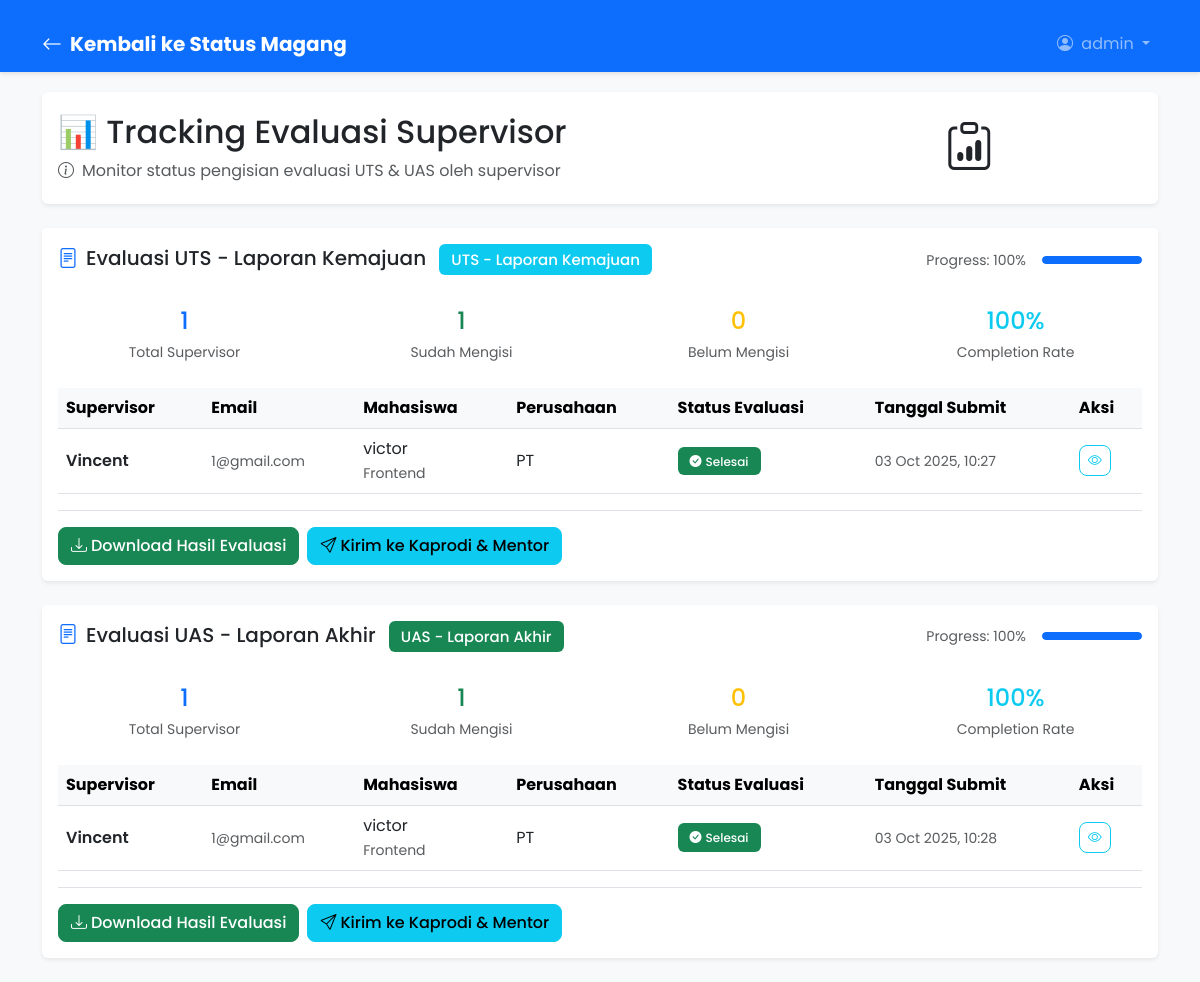
Before: /coops/tracking-evaluasi/ (signed in) with the older database file.
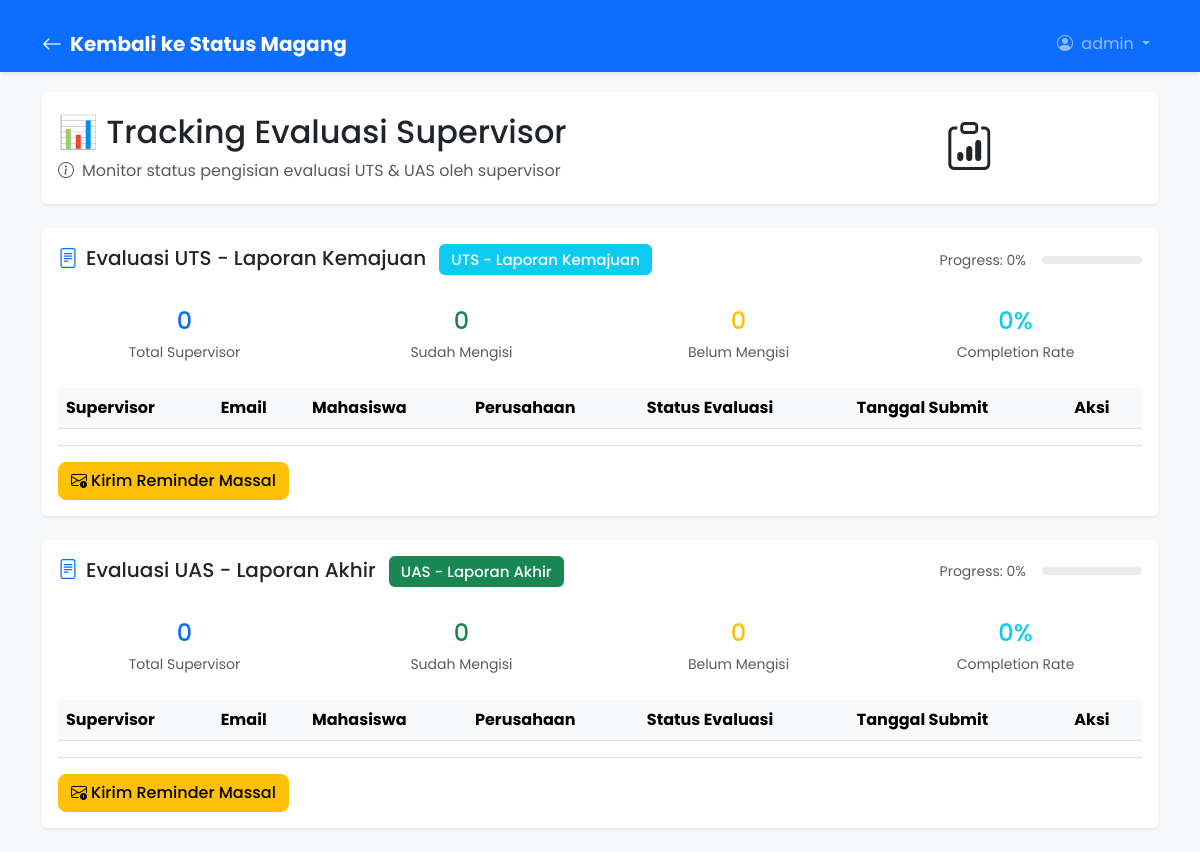
After: the same page with the newer database file.
### accounts/models.py (models this page shows)
class User(AbstractUser):
    ROLE_CHOICES = (
        ('mahasiswa', 'Mahasiswa'),
        ('supervisor', 'Supervisor'),
        ('admin', 'Admin'),
    )
    role = models.CharField(max_length=20, choices=ROLE_CHOICES)
    @property
    def supervisor(self):
        """Get supervisor profile if user is a supervisor"""
        if self.role == 'supervisor':
            from jobs.models import Supervisor
            try:
                return self.supervisor_profile
            except:
                supervisor = Supervisor.objects.create(
                    user=self,
                    nama=self.get_full_name() or self.username,
                    email=self.email
                )
                return supervisor
        return None

### coops/models.py (models this page shows, shortened)
class EvaluasiTemplate(models.Model):
    nama = models.CharField(max_length=200)
    jenis = models.CharField(max_length=20, choices=[
        ('uts', 'UTS - Laporan Kemajuan'),
        ('uas', 'UAS - Laporan Akhir'),
    ])
    pertanyaan = models.JSONField(help_text="Array of questions for the evaluation")
    aktif = models.BooleanField(default=True)
    created_at = models.DateTimeField(auto_now_add=True)

class KonfirmasiMagang(models.Model):
    mahasiswa = models.OneToOneField(User, on_delete=models.CASCADE, limit_choices_to={'role': 'mahasiswa'})
    periode_awal = models.DateField(default=None, null=True, blank=True)
    periode_akhir = models.DateField(default=None, null=True, blank=True)
    posisi = models.CharField(max_length=200)
    nama_perusahaan = models.CharField(max_length=200)
    alamat_perusahaan = models.TextField()
    bidang_usaha = models.CharField(max_length=200)
    nama_supervisor = models.CharField(max_length=200)
    email_supervisor = models.EmailField()
    wa_supervisor = models.CharField(max_length=20, blank=True, null=True)
    surat_penerimaan = models.FileField(upload_to='surat_magang/')
    status = models.CharField(max_length=20, choices=[
        ('pending', 'Pending'),
        ('accepted', 'Accepted'),
        ('rejected', 'Rejected'),
        ('completed', 'Completed'),
    ], default='pending')
    deadline = models.DateField(null=True, blank=True)
    requires_weekly_report = models.BooleanField(default=False)
    last_reminder_sent = models.DateTimeField(null=True, blank=True)

class EvaluasiSupervisor(models.Model):
    konfirmasi = models.ForeignKey(KonfirmasiMagang, on_delete=models.CASCADE)
    template = models.ForeignKey(EvaluasiTemplate, on_delete=models.CASCADE)
    jawaban = models.JSONField(help_text="Answers corresponding to template questions", default=dict, blank=True)
    status = models.CharField(max_length=20, choices=[
        ('pending', 'Belum Diisi'),
        ('completed', 'Sudah Diisi'),
        ('finished', 'Selesai'),
    ], default='pending')
    submitted_at = models.DateTimeField(null=True, blank=True)
    created_at = models.DateTimeField(auto_now_add=True)
    class Meta:
        unique_together = ['konfirmasi', 'template']

### coops/views.py (the view)
# urls.py: path("tracking-evaluasi/", views.tracking_evaluasi, name="tracking_evaluasi"),
@login_required
def tracking_evaluasi(request):
    if request.user.role != "admin":
        messages.error(request, "Akses ditolak. Anda bukan admin.")
        return redirect("/")
    from .models import EvaluasiTemplate, EvaluasiSupervisor
    tracking_data = []
    for template in EvaluasiTemplate.objects.filter(aktif=True):
        accepted_konfirmasi = KonfirmasiMagang.objects.filter(status__in=['accepted', 'completed'])
        evaluations = EvaluasiSupervisor.objects.filter(template=template)
        total_supervisors = accepted_konfirmasi.count()
        completed = evaluations.filter(status__in=['completed', 'finished']).count()
        pending = total_supervisors - completed
        completion_rate = int((completed / total_supervisors) * 100) if total_supervisors > 0 else 0
        supervisor_details = []
        for konfirmasi in accepted_konfirmasi:
            try:
                evaluation = evaluations.get(konfirmasi=konfirmasi)
                status = evaluation.status
                submitted_date = evaluation.submitted_at
            except EvaluasiSupervisor.DoesNotExist:
                status = 'not_created'
                submitted_date = None
            supervisor_details.append({
                'konfirmasi': konfirmasi,
                'status': status,
                'submitted_date': submitted_date
            })
        tracking_data.append({
            'template': template,
            'total_supervisors': total_supervisors,
            'completed': completed,
            'pending': pending,
            'completion_rate': completion_rate,
            'supervisor_details': supervisor_details
        })
    context = {
        'tracking_data': tracking_data
    }
    return render(request, 'coops/tracking_evaluasi.html', context)

### coops/templates/coops/tracking_evaluasi.html (shortened to what this page needs)
{% load static %}
<!DOCTYPE html>
<html lang="en">
  <head>
    <link
      href="https://cdn.jsdelivr.net/npm/bootstrap@5.3.0/dist/css/bootstrap.min.css"
      rel="stylesheet"
    />
    <link rel="stylesheet" href="https://cdn.jsdelivr.net/npm/bootstrap-icons@1.10.0/font/bootstrap-icons.css">
    <link rel="stylesheet" href="{% static 'status.css' %}" />
      <link rel="stylesheet" href="{% static 'navbar-sticky.css' %}" />
  </head>
  <body class="bg-light">
    <nav class="navbar navbar-expand-lg navbar-dark bg-primary">
      <div class="container">
        <a class="navbar-brand fw-bold" href="{% url 'coops:status_magang' %}">
          <i class="bi bi-arrow-left me-2"></i>Kembali ke Status Magang
        </a>
        <div class="navbar-nav ms-auto">
          <div class="nav-item dropdown">
            <a class="nav-link dropdown-toggle" href="#" role="button" data-bs-toggle="dropdown">
              <i class="bi bi-person-circle me-1"></i>
              {% if request.user.is_authenticated %}
                {{ request.user.get_full_name|default:request.user.username }}
              {% endif %}
            </a>
          </div>
        </div>
      </div>
    </nav>
    <div class="container mt-4">
        <div class="row mb-4">
            <div class="col-12">
                <div class="card shadow-sm border-0 bg-gradient">
                    <div class="card-body">
                        <div class="row align-items-center">
                            <div class="col-md-8">
                                <h2 class="mb-2">📊 Tracking Evaluasi Supervisor</h2>
                                <p class="mb-0 opacity-75">
                                    <i class="bi bi-info-circle me-2"></i>Monitor status pengisian evaluasi UTS & UAS oleh supervisor
                                </p>
                            </div>
                            <div class="col-md-4 text-center">
                                <div class="avatar-circle">
                                    <i class="bi bi-clipboard-data" style="font-size: 3rem;"></i>
                                </div>
                            </div>
                        </div>
                    </div>
                </div>
            </div>
        </div>
        {% for data in tracking_data %}
            <div class="row mb-4">
                <div class="col-12">
                    <div class="card shadow-sm border-0">
                        <div class="card-header bg-white border-bottom-0 py-3">
                            <div class="d-flex justify-content-between align-items-center">
                                <h5 class="mb-0">
                                    <i class="bi bi-file-text me-2 text-primary"></i>{{ data.template.nama }}
                                    <span class="badge {% if data.template.jenis == 'uts' %}bg-info{% else %}bg-success{% endif %} ms-2">
                                        {{ data.template.get_jenis_display }}
                                    </span>
                                </h5>
                                <div class="d-flex align-items-center">
                                    <div class="me-3">
                                        <small class="text-muted">Progress: {{ data.completion_rate }}%</small>
                                    </div>
                                    <div class="progress" style="width: 100px; height: 8px;">
                                        <div class="progress-bar bg-primary" data-percent="{{ data.completion_rate }}"></div>
                                    </div>
                                </div>
                            </div>
                        </div>
                        <div class="card-body">
                            <div class="row mb-4">
                                <div class="col-md-3">
                                    <div class="text-center">
                                        <div class="h4 text-primary mb-1">{{ data.total_supervisors }}</div>
                                        <small class="text-muted">Total Supervisor</small>
                                    </div>
                                </div>
                                <div class="col-md-3">
                                    <div class="text-center">
                                        <div class="h4 text-success mb-1">{{ data.completed }}</div>
                                        <small class="text-muted">Sudah Mengisi</small>
                                    </div>
                                </div>
                                <div class="col-md-3">
                                    <div class="text-center">
                                        <div class="h4 text-warning mb-1">{{ data.pending }}</div>
                                        <small class="text-muted">Belum Mengisi</small>
                                    </div>
                                </div>
                                <div class="col-md-3">
                                    <div class="text-center">
                                        <div class="h4 text-info mb-1">{{ data.completion_rate }}%</div>
                                        <small class="text-muted">Completion Rate</small>
                                    </div>
                                </div>
                            </div>
                            <div class="table-responsive">
                                <table class="table table-hover align-middle mb-0">
                                    <thead class="table-light">
                                        <tr>
                                            <th>Supervisor</th>
                                            <th>Email</th>
                                            <th>Mahasiswa</th>
                                            <th>Perusahaan</th>
                                            <th>Status Evaluasi</th>
                                            <th>Tanggal Submit</th>
                                            <th>Aksi</th>
                                        </tr>
                                    </thead>
                                    <tbody>
                                        {% for detail in data.supervisor_details %}
                                            <tr>
                                                <td>
                                                    <div class="fw-semibold">{{ detail.konfirmasi.nama_supervisor }}</div>
                                                </td>
                                                <td>
                                                    <small class="text-muted">{{ detail.konfirmasi.email_supervisor }}</small>
                                                </td>
                                                <td>
                                                    <div>{{ detail.konfirmasi.mahasiswa.get_full_name|default:detail.konfirmasi.mahasiswa.username }}</div>
                                                    <small class="text-muted">{{ detail.konfirmasi.posisi }}</small>
                                                </td>
                                                <td>{{ detail.konfirmasi.nama_perusahaan }}</td>
                                                <td>
                                                    {% if detail.status == 'completed' %}
                                                        <span class="badge bg-success">
                                                            <i class="bi bi-check-circle me-1"></i>Sudah Diisi
                                                        </span>
                                                    {% elif detail.status == 'finished' %}
                                                        <span class="badge bg-success">
                                                            <i class="bi bi-check-circle-fill me-1"></i>Selesai
                                                        </span>
                                                    {% elif detail.status == 'pending' %}
                                                        <span class="badge bg-warning text-dark">
                                                            <i class="bi bi-clock me-1"></i>Pending
                                                        </span>
                                                    {% else %}
                                                        <span class="badge bg-secondary">
                                                            <i class="bi bi-dash-circle me-1"></i>Belum Dibuat
                                                        </span>
                                                    {% endif %}
                                                </td>
                                                <td>
                                                    {% if detail.submitted_date %}
                                                        <small class="text-muted">{{ detail.submitted_date|date:"d M Y, H:i" }}</small>
                                                    {% else %}
                                                        <small class="text-muted">-</small>
                                                    {% endif %}
                                                </td>
                                                <td>
                                                    <div class="btn-group btn-group-sm" role="group">
                                                        {% if detail.status == 'finished' %}
                                                                <button class="btn btn-outline-info" onclick="viewEvaluation('{{ detail.konfirmasi.id }}', '{{ data.template.id }}')">
                                                                    <i class="bi bi-eye"></i>
                                                                </button>
                                                            {% endif %}
                                                    </div>
                                                </td>
                                            </tr>
                                        {% endfor %}
                                    </tbody>
                                </table>
                            </div>
                            <div class="mt-3 pt-3 border-top">
                                <div class="d-flex gap-2">
                                    {% if data.completed == data.total_supervisors and data.total_supervisors > 0 %}
                                        <button class="btn btn-success" onclick="downloadResults('{{ data.template.id }}')">
                                            <i class="bi bi-download me-1"></i>Download Hasil Evaluasi
                                        </button>
                                        <button class="btn btn-info" onclick="sendToKaprodi('{{ data.template.id }}')">
                                            <i class="bi bi-send me-1"></i>Kirim ke Kaprodi & Mentor
                                        </button>
                                    {% else %}
                                        <button class="btn btn-warning" onclick="sendBulkReminder('{{ data.template.id }}')">
                                            <i class="bi bi-envelope-exclamation me-1"></i>Kirim Reminder Massal
                                        </button>
                                    {% endif %}
                                </div>
                            </div>
                        </div>
                    </div>
                </div>
            </div>
        {% endfor %}
    </div>
  </body>
</html>

Changed rows visible on the page:
removed KonfirmasiMagang: konfirmasi.nama_supervisor "Vincent", konfirmasi.email_supervisor "1@gmail.com", konfirmasi.mahasiswa.get_full_name "victor", konfirmasi.posisi "Frontend", konfirmasi.nama_perusahaan "PT", submitted_date "03 Oct 2025, 10:27", submitted_date "03 Oct 2025, 10:28"
computed for EvaluasiTemplate "Evaluasi UTS - Laporan Kemajuan": completion_rate "100" → "0"; total_supervisors "1" → "0"; completed "1" → "0"; text "Download Hasil Evaluasi Kirim ke Kaprodi & Mentor" → "Kirim Reminder Massal"
computed for EvaluasiTemplate "Evaluasi UAS - Laporan Akhir": completion_rate "100" → "0"; total_supervisors "1" → "0"; completed "1" → "0"; text "Download Hasil Evaluasi Kirim ke Kaprodi & Mentor" → "Kirim Reminder Massal"
